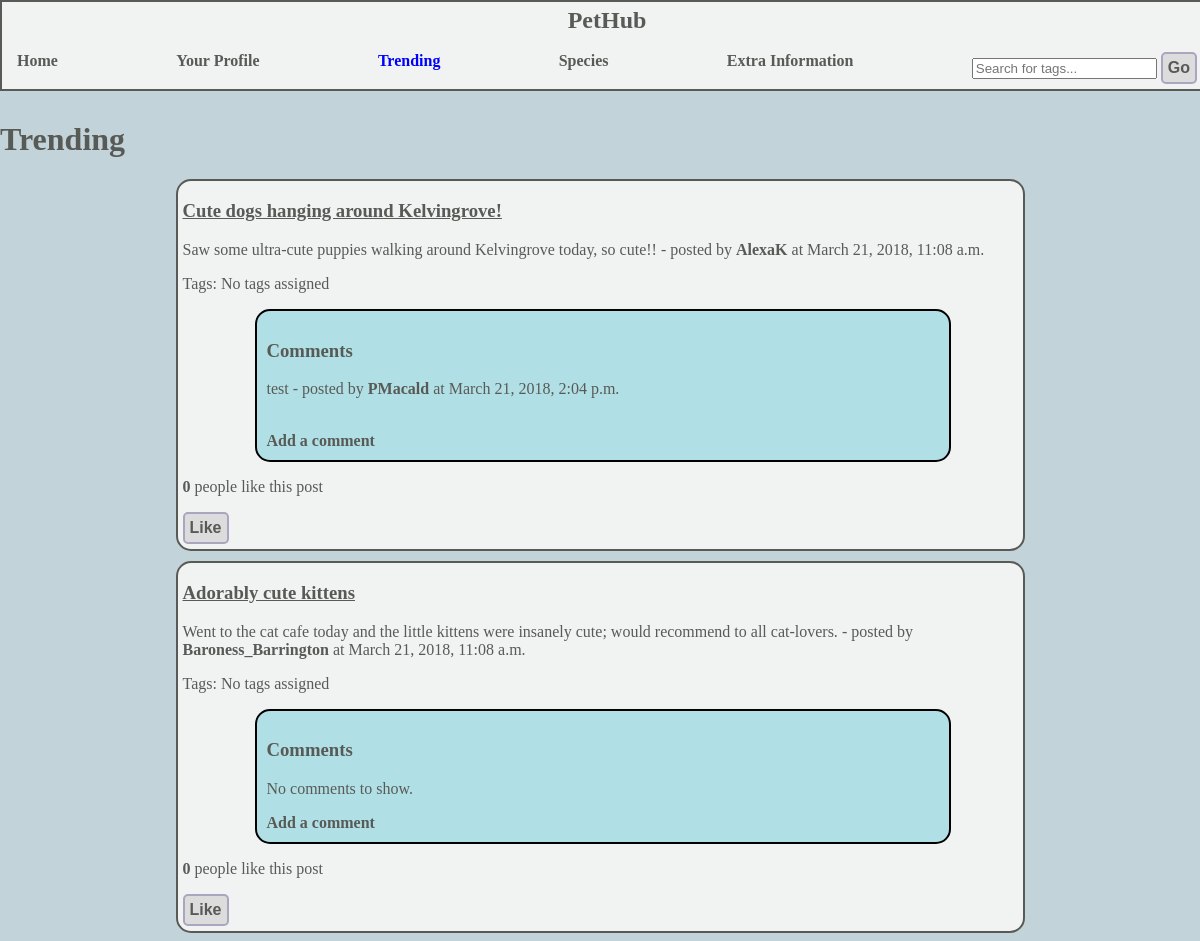
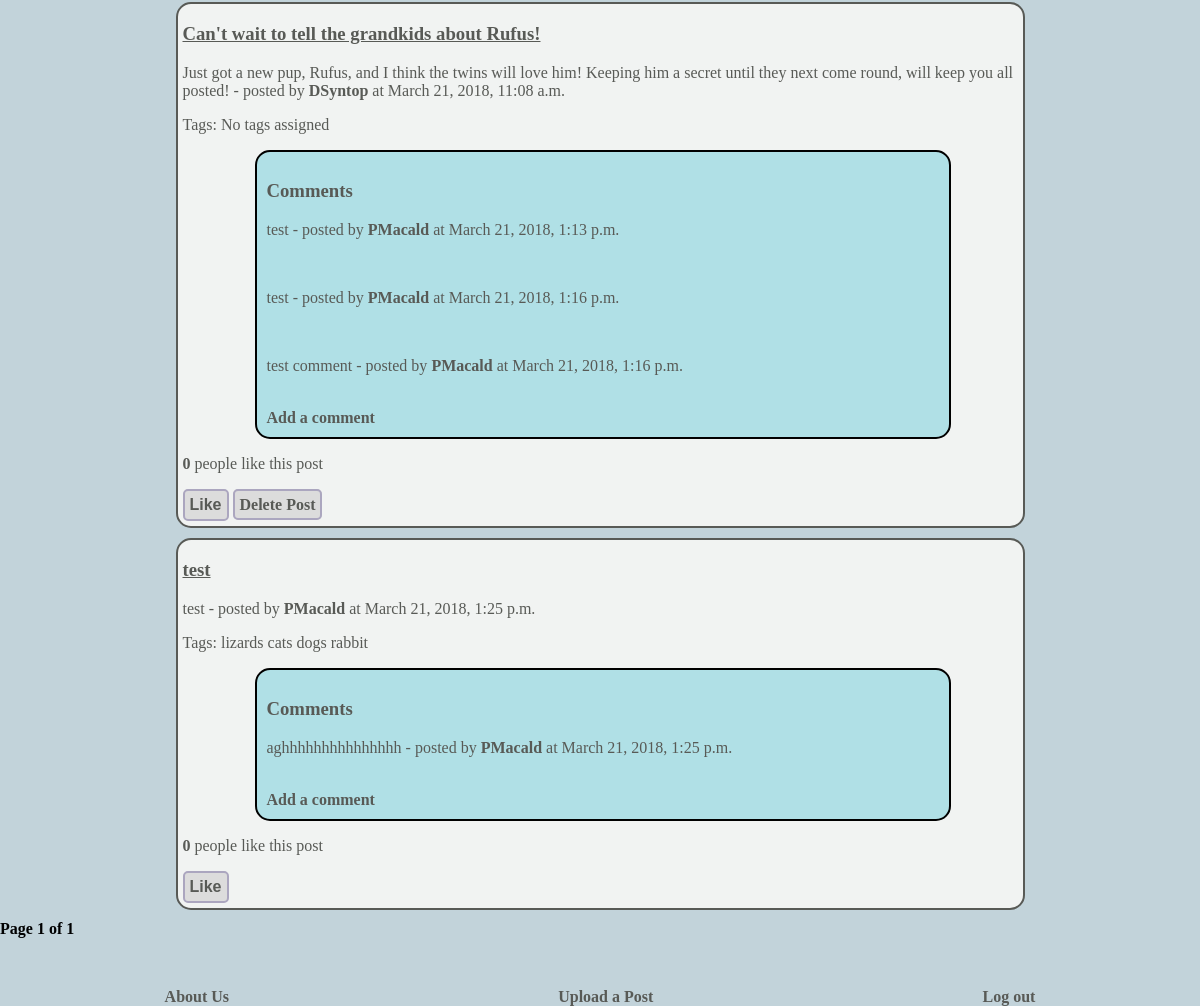
/pethub/trending/ (signed in), run on an earlier commit of the app's database (2 pictures, top to bottom).
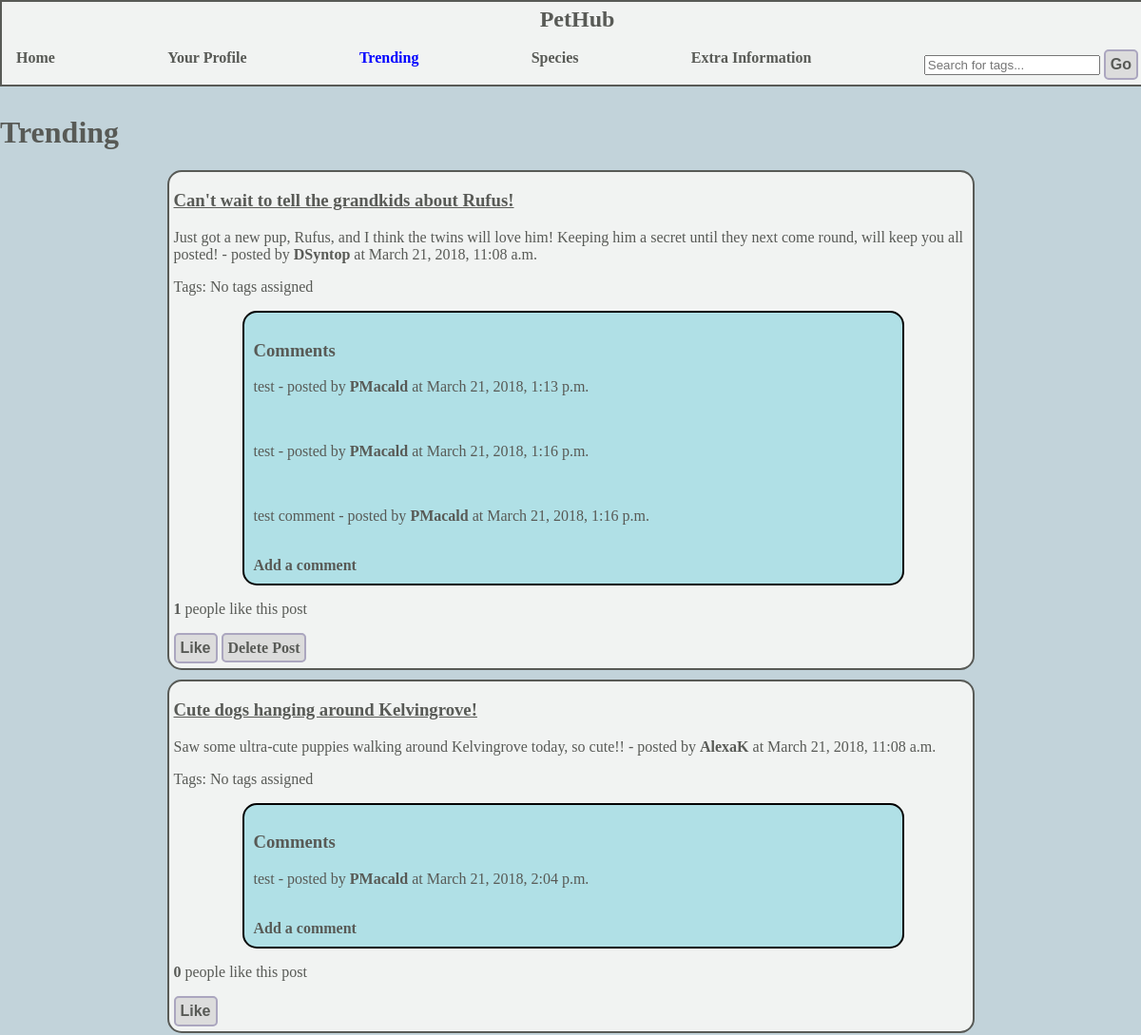
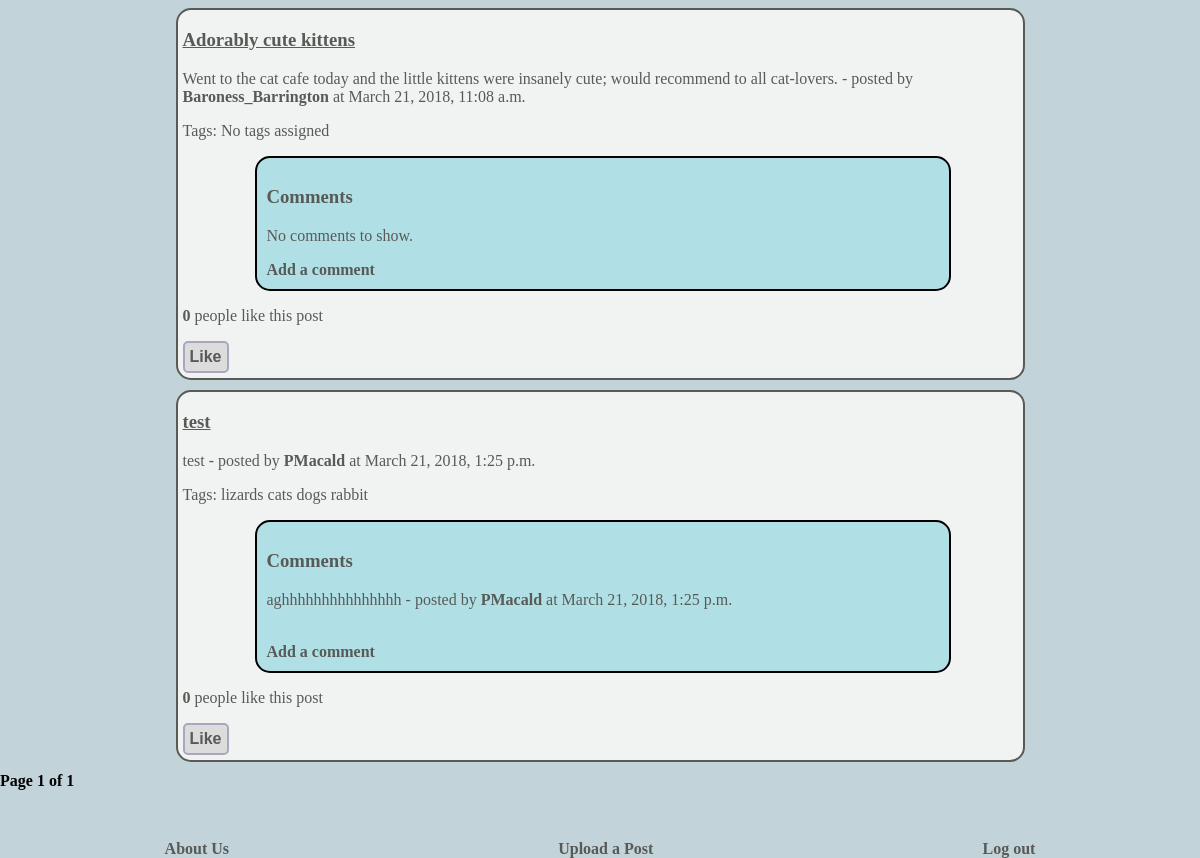
And on a later commit of the database (2 pictures, top to bottom).
### pethub/models.py (models this page shows, shortened)
class Post(models.Model):
    title = models.CharField(max_length=100, default="")
    likes = models.IntegerField(default=0)
    liked_users =  models.ManyToManyField(User, related_name="liked",default=None)
    description = models.CharField(max_length=300,default="")
    picture = models.ImageField(upload_to="post_images",blank=True)
    upload_date = models.DateTimeField(auto_now_add=True)
    tags = TaggableManager(blank=True)
    user = models.ForeignKey(User, null=True)

class Comment(models.Model):
    comment_text = models.CharField(max_length=100, default="")
    upload_date = models.DateTimeField(auto_now_add=True)
    user = models.ForeignKey(User, null=True)
    post = models.ForeignKey(Post, null=True, related_name = "comments")

### pethub/views.py (the view)
@login_required
def trending(request):
    posts = Post.objects.order_by('-likes')
    post_list = paginate(posts, request)
    response = render(request, 'pethub/trending.html', {'post_list' : post_list})
    return response

### pethub/views.py (called while the page is built)
def paginate(posts, request):
    paginator = Paginator(posts,20)
    page = request.GET.get('page')
    try:
        post_list = paginator.page(page)
    except PageNotAnInteger:
        post_list = paginator.page(1)
    except EmptyPage:
        post_list = paginator.page(paginator.num_pages)
    return post_list

### templates/pethub/trending.html (shortened to what this page needs)
{% extends "pethub/base.html" %}
{% load staticfiles %}
{% block body_block %}
<h1>Trending</h1>
{% endblock %}

### templates/pethub/base.html (shortened to what this page needs)
<!DOCTYPE html>
{% load staticfiles %}
<html>
	<head>
			<link rel="stylesheet" type="text/css" href="{% static 'css/styles.css' %}" />
		</head>
		<body>
			<div id="navbar">
				<a href="{% url 'index' %}">
						<h2>PetHub</h2>
				</a>
				<div id="navbarLinks">
					<div>
						<a href="{% url 'index'%}">Home</a>
					</div>
					<div>
					{% if user.is_authenticated %}
						<a href="{% url 'user_profile' %}{{ request.user.username }}">Your Profile</a>
					{% else %}
						<a href="{% url 'login'%}">Log in/Register</a>
					{% endif %}
					</div>
					<div>
						<a href="{% url 'trending'%}">Trending</a>
					</div>
					<div>
						<a href="{% url 'species'%}">Species</a>
					</div>
					<div>
						<a href="{% url 'extra-information'%}">Extra Information</a>
					</div>
					<div>
					<form type="GET" action="{% url 'search' %}">
					  <input placeholder="Search for tags..." type="text" name="search_term">
					  <button id="search_submit" type="submit" >Go</button>
					</form>
				</div>
				</div>
			</div>
	<div class="main">
	{% block body_block %}
	{% endblock %}
	{% if post_list %}
		{% for post in post_list %}
			<div class="post_container">
				<div class="post_title">
					<h3>{{post.title}}</h3>
				</div>
			<div class="post_description"/>
				<p>{{post.description}} - posted by <a href="{% url 'user_profile' %}{{ post.user.username }}">{{post.user.username}}</a> at {{post.upload_date}}</p>
			</div>
			<div class="post_tags">
				<p>Tags:
								{% if not post.tags.all %}
									No tags assigned
								{% else %}
									{% for tag in post.tags.all %}
											{{ tag.name }}
									{% endfor %}
								{% endif %}
				</p>
			</div>
					<div class="comments_container">
					<h3>Comments</h3>
						{% if post.comments.all %}
							{% for comment in post.comments.all %}
								<p>{{comment.comment_text}} - posted by <a href="{% url 'user_profile' %}{{ comment.user.username }}">{{comment.user.username}}</a> at {{comment.upload_date}}</p></br>
							{% endfor %}
						{% else %}
							<p>No comments to show.</p>
						{% endif %}
						<a href="{% url 'add_comment' %}{{ post.id }}">Add a comment</a>
					</div>
					<div class="post_likes">
						<p>
							<strong class="like_count" data-postid="{{post.id}}">{{post.likes}}</strong> people like this post
						</p>
					</div>
						{% if user.is_authenticated %}
							<button class="likes-button" data-postid="{{post.id}}"
																	class="btn btn-primary btn-sm" type="button">Like</button>
						{% endif %}
						{% if request.user == post.user %}
							<a id="delete_link" class="button_link" href="{% url 'delete_post' post.id %}">Delete Post</a>
						{% endif %}
					</div>
		{% endfor %}
		<div class="pages_holder">
			<strong>Page {{ post_list.number }} of {{ post_list.paginator.num_pages }}</strong>
		</div>
	{% endif %}
			<div id="bottomBarContainer">
				<div>
					<a href="{% url 'about-us'%}" >About Us </a>
				</div>
			{% if user.is_authenticated %}
				<div>
					<a href="{% url 'post-upload'%}" >Upload a Post</a>
				</div>
				<div>
					<a href="{% url 'logout'%}" >Log out</a>
				</div>
			{% endif %}
			</div>
		</body>
	</html>

What changed in the data, as far as the page shows it:
changed Post "Can't wait to tell the grandkids about Rufus!": likes "0" → "1"; moves up the list
